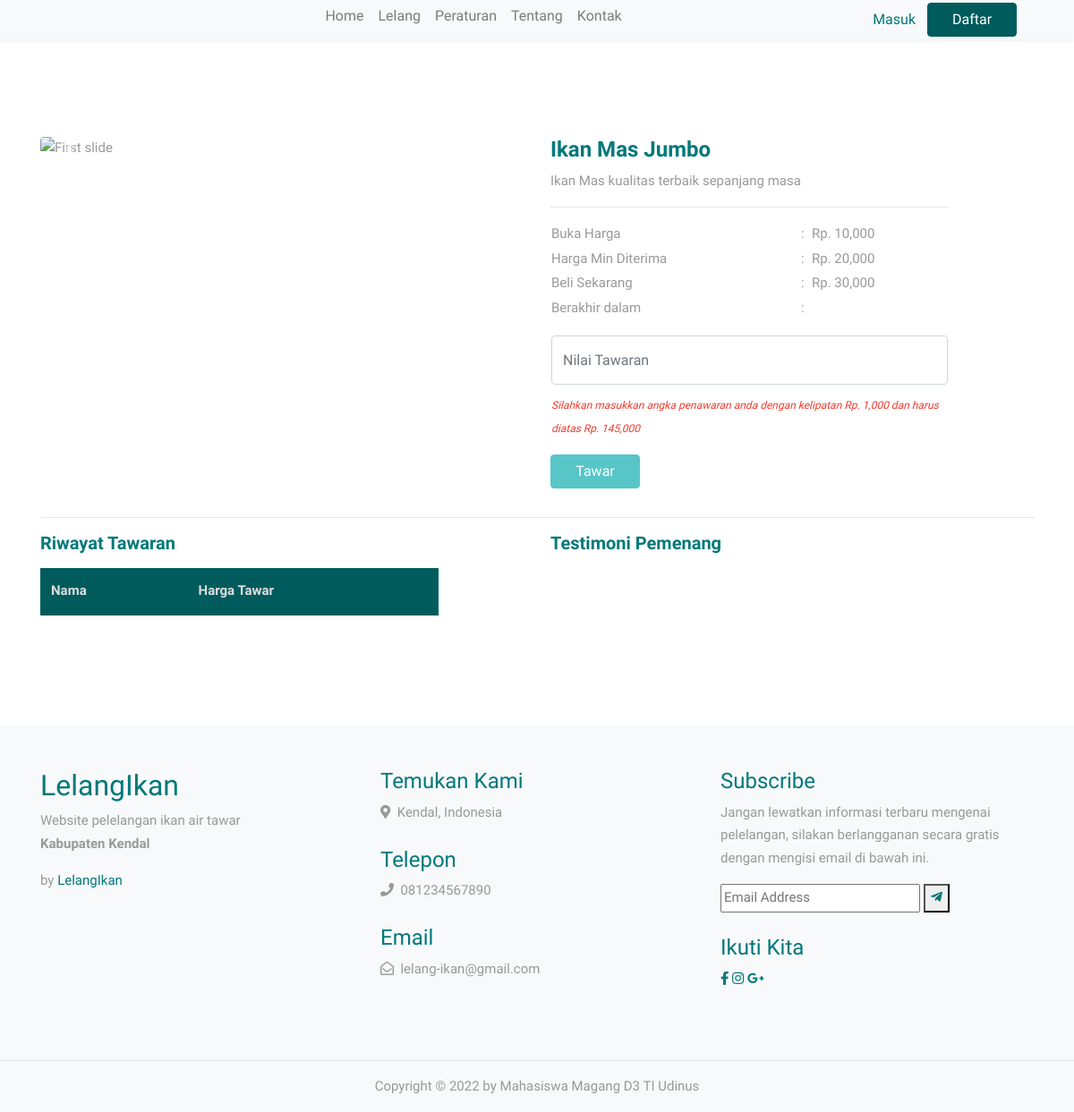
/barang/detail/LL-2022-00002, run on the app's committed database.
### tables this page shows
CREATE TABLE `lelang` (
  `lelang_id` char(20) NOT NULL,
  `pelelang_id` char(20) DEFAULT NULL,
  `produk` varchar(40) DEFAULT NULL,
  `deskripsi_produk` text DEFAULT NULL,
  `image1` varchar(255) DEFAULT NULL,
  `image2` varchar(255) DEFAULT NULL,
  `image3` varchar(255) DEFAULT NULL,
  `image4` varchar(255) DEFAULT NULL,
  `harga_awal` double DEFAULT NULL,
  `harga_minimal_diterima` double DEFAULT NULL,
  `incremental_value` double DEFAULT NULL,
  `tgl_mulai` datetime DEFAULT NULL,
  `tgl_selesai` datetime DEFAULT NULL,
  `harga_beli_sekarang` double DEFAULT NULL,
  `metode_bayar` int(11) DEFAULT NULL,
  `status` int(11) DEFAULT NULL,
  `panitia_id` char(20) DEFAULT NULL,
  `keterangan` varchar(255) DEFAULT NULL,
  `jumlah` int(11) DEFAULT NULL
);

### application/controllers/Barang.php (called while the page is built, shortened)
<?php
class Barang extends CI_Controller{
    function __construct()
    {
        $this->load->model('Home_model','home');
    }
    public function Detail($id)
    {
        $id = $this->uri->segment(3);
        $data['result'] = $this->db->get_where('lelang',array('lelang_id'=>$id))->row();
        $data['nama']=$this->session->userdata('');
        $data['result_tawar']=$this->home->getDataTawar($id);
        $query = "select max(harga_tawar) as harga_tawar from lelang_bid";
        $data['maxtawar']= $this->db->query($query)->row_array();
        if ($this->session->userdata('logged_in') == 'true') {
            $this->load->view('_partials/user/head', $data);
        } else {
            $this->load->view('_partials/head', $data);
        }
        $this->load->view('detail',$data);
    }
}

### index.php (called while the page is built, shortened)
<?php
require_once BASEPATH.'core/CodeIgniter.php';

### application/views/detail.php (the view, shortened to what this page needs)
<!DOCTYPE html>
<html lang="en">
<head>
</head>
    <br><br>
        <div class="site-section pt-0 mt-7"><br><br><br><br>
            <div class="container">
                <div class="row">
                    <div class="col-md-5 mr-auto">
                        <div id="carouselExampleIndicators" class="carousel slide mb-5" data-ride="carousel">
                            <ol class="carousel-indicators">
                                <li data-target="#carouselExampleIndicators" data-slide-to="0" class="active"></li>
                                <li data-target="#carouselExampleIndicators" data-slide-to="1"></li>
                                <li data-target="#carouselExampleIndicators" data-slide-to="2"></li>
                                <li data-target="#carouselExampleIndicators" data-slide-to="3"></li>
                            </ol>
                            <div class="carousel-inner">
                                <div class="carousel-item active">
                                </div>
                            </div>
                            <a class="carousel-control-prev text-green" href="#carouselExampleIndicators" role="button" data-slide="prev">
                                <span class="carousel-control-prev-icon" aria-hidden="true"></span>
                            </a>
                            <a class="carousel-control-next text-green" href="#carouselExampleIndicators" role="button" data-slide="next">
                                <span class="carousel-control-next-icon" aria-hidden="true"></span>
                            </a>
                        </div>
                    </div>
                    <div class="col-md-5 mr-auto">
                        <h4><strong class="text-green"><?=$result->produk; ?></strong></h4>
                        <span><?=$result->deskripsi_produk; ?></span>
                        <hr>
                        <table class="w-100 mb-3">
                            <tr>
                                <td>Buka Harga</td>
                                <td> : </td>
                                <td> Rp. <?=number_format($result->harga_awal) ?></td>
                            </tr>
                            <tr>
                                <td>Harga Min Diterima</td>
                                <td> : </td>
                                <td> Rp. <?=number_format($result->harga_minimal_diterima) ?></td>
                            </tr>
                            <tr>
                                <td>Beli Sekarang</td>
                                <td> : </td>
                                <td> Rp. <?=number_format($result->harga_beli_sekarang) ?></td>
                            </tr>
                            <tr>
                                <td>Berakhir dalam</td>
                                <td> : </td>
                                <td class="text-green" id="countdown">
                                </td>
                            </tr>
                        </table>
                        <table class="mb-3">
                            <tr>
                                <td>
                                    <input type="number" min="<?=$maxtawar['harga_tawar']?>" step="<?=$result->incremental_value?>" class="form-control mb-2 rounded" placeholder="Nilai Tawaran" required>
                                </td>
                            </tr>
                            <tr>
                                <td><i class="text-danger" style="font-size:12px;">Silahkan masukkan angka penawaran anda dengan kelipatan Rp. <?= number_format($result->incremental_value)?> dan harus diatas Rp. <?= number_format($maxtawar['harga_tawar']) ?></i></td>
                            </tr>
                        </table>
                        <?php
                        if ($this->session->userdata('logged_in')) {
                            echo anchor('#', 'Tawar', array('class' => 'button button-green text-white mb-3'));
                        }else{
                            echo anchor('login', 'Tawar', array('class' => 'button button-green text-white mb-3 disabled'));
                        }?>
                    </div>
                </div>
                <hr>
                <div class="row">
                    <div class="col-md-5 mr-auto">
                        <h5 class="text-green mb-3"><strong>Riwayat Tawaran</strong></h5>
                        <table class="table table-striped w-100 mb-5 w-100 rounded">
                            <thead class="text-green thead-green">
                                <tr class="text-green">
                                    <th>
                                        <span>Nama</span>
                                    </th>
                                    <th>
                                        <span>Harga Tawar</span>
                                    </th>
                                </tr>
                            </thead>
                        </table>
                    </div>
                    <div class="col-md-5 mr-auto">
                        <h5 class="text-green mb-3"><strong>Testimoni Pemenang</strong></h5>
                    </div>
                </div>
            </div>
        </div>
    <?php $this->load->view('_partials/footer') ?>
      </div>
    </body>
</html>

### application/views/_partials/head.php (shortened to what this page needs)
<!DOCTYPE html>
<html lang="en">
<head>
  <link rel="stylesheet" href="https://cdnjs.cloudflare.com/ajax/libs/font-awesome/5.15.1/css/all.min.css" />
  <link rel="stylesheet" href="<?php echo base_url('vendors/fonts/icomoon/style.css')?>">
  <link rel="stylesheet" href="<?php echo base_url('vendors/css/bootstrap.min.css') ?>">
  <link rel="stylesheet" href="<?php echo base_url('vendors/css/jquery-ui.css')?>">
  <link rel="stylesheet" href="<?php echo base_url('vendors/css/owl.carousel.css')?>">
  <link rel="stylesheet" href="<?php echo base_url('vendors/css/owl.theme.default.min.css')?>">
  <link rel="stylesheet" href="<?php echo base_url('vendors/css/owl.theme.default.min.css')?>">
  <link rel="stylesheet" href="<?php echo base_url('vendors/css/jquery.fancybox.min.css')?>">
  <link rel="stylesheet" href="<?php echo base_url('vendors/css/bootstrap-datapicker.css')?>">
  <link rel="stylesheet" href="<?php echo base_url('vendors/fonts/flaticon/font/flaticon.css')?>">
  <link rel="stylesheet" href="<?php echo base_url('vendors/css/aos.css')?>">
  <link href="<?php echo base_url('vendors/css/jquery.mb.YTPlayer.min.css')?>" media="all" rel="stylesheet" type="text/css">
  <link rel="stylesheet" href="<?php echo base_url('vendors/css/style_custom.css')?>">
  <link rel="stylesheet" href="<?php echo base_url('vendors/css/image_resize.css')?>">
  <body data-spy="scroll" data-target=".site-navbar-target" data-offset="300">
  <div class="site-wrap">
<body data-spy="scroll" data-target=".navbar-collapse" data-offset="50">
  <div class="site-wrap">
</head>
<body data-spy="scroll" data-target=".site-navbar-target" data-offset="300">
  <div class="site-wrap">
<body data-spy="scroll" data-target=".navbar-collapse" data-offset="50">
  <div class="site-wrap">
    <header class="site-navbar py-4 site-navbar-target" role="banner">
    <div class="container">
      <div class="d-flex align-items-center">
      <nav class="navbar fixed-top shadow-sm navbar-expand-lg bg-light navbar-light py-3 py-lg-0 px-lg-5">
        <div class="collapse navbar-collapse px-lg-3" id="navbarCollapse">
            <div class="navbar-nav m-auto py-0">
                <?php echo anchor('peserta', 'Home', array('class' => 'nav-item nav-link h6'))?>
                <?php echo anchor('barang', 'Lelang', array('class' => 'nav-item nav-link h6'))?>
                <?php echo anchor('peraturan', 'Peraturan', array('class' => 'nav-item nav-link h6'))?>
                <?php echo anchor('tentang', 'Tentang', array('class' => 'nav-item nav-link h6'))?>
                <?php echo anchor('kontak', 'Kontak', array('class' => 'nav-item nav-link h6'))?>
            </div>
            <div class="btn-group">
                <?php echo anchor('user/login_peserta', 'Masuk', array('class' => 'button text-green'))?>
                <?php echo anchor('user/register_peserta', 'Daftar', array('class' => 'button button-green text-white'))?>
            </div>
        </div>
      </nav>
      </header>

### application/views/_partials/footer.php
<footer class="footer-section bg-light">
        <div class="container">
            <div class="footer-content pt-5 pb-5 ">
                <div class="row">
                    <div class="col-xl-4 col-lg-4 mb-50">
                        <div class="footer-widget">
                            <div class="footer-logo">
                                <a href=""><h2 class="text-green">LelangIkan</h4></a>
                            </div>
                            <div class="footer-text">
                                <p>
                                    Website pelelangan ikan air tawar<br><strong><b>Kabupaten Kendal</b></strong>
                                </p>
                                <p>
                                    by <span  class="text-green">LelangIkan</span>
                                </p>
                            </div>
                        </div>
                    </div>
                    <div class="col-xl-4 col-lg-4 col-md-6 mb-30">
                        <div class="single-cta">
                            <div class="cta-text">
                                <h4 class="text-green">Temukan Kami</h4>
                                <i class="fas fa-map-marker-alt"></i>
                                <span>&nbsp;Kendal, Indonesia</span>
                            </div>
                        </div>
                        <br>
                         <div class="single-cta">
                            <div class="cta-text">
                                <h4 class="text-green">Telepon</h4>
                                <i class="fas fa-phone"></i>
                                <span>&nbsp;081234567890</span>
                            </div>
                        </div>
                        <br>
                        <div class="single-cta mb-4">
                            <div class="cta-text">
                                <h4 class="text-green">Email</h4>
                                <i class="far fa-envelope-open"></i>
                                <span>&nbsp;lelang-ikan@gmail.com</span>
                            </div>
                        </div>
                    </div>
                    <div class="col-xl-4 col-lg-4 col-md-6 mb-50">
                        <div class="footer-widget">
                            <div class="footer-widget-heading">
                                <h4 class="text-green">Subscribe</h3>
                            </div>
                            <div class="footer-text mb-25">
                                <p>Jangan lewatkan informasi terbaru mengenai pelelangan, silakan berlangganan secara gratis dengan mengisi email di bawah ini.</p>
                            </div>
                            <div class="subscribe-form">
                                <form action="#">
                                    <input type="text" placeholder="Email Address">
                                    <button><a href="" class="text-green"><i class="fab fa-telegram-plane"></i></a></button>
                                </form>
                            </div><br>
                        </div>
                        <div class="footer-social-icon">
                            <h4 class="text-green">Ikuti Kita</h3>
                                <span><a href="" class="text-green"><i class="fab fa-facebook-f facebook-bg"></i></a></span>
                                <span><a href="" class="text-green"><i class="fab fa-instagram instagram-bg"></i></a></span>
                                <span><a href="" class="text-green"><i class="fab fa-google-plus-g google-bg"></i></a></span>
                            </div>
                    </div>
                </div>
            </div>
        </div>
        <hr style="width:100%">
        <div class="copyright-area ">
            <div class="container">
                <div class="row m-auto">
                    <div class="col-xl-6 col-lg-6 text-center  m-auto">
                        <div class="copyright-text m-auto">
                            <p>Copyright &copy; 2022 by <span>Mahasiswa Magang D3 TI Udinus</span></p>
                        </div>
                    </div>
                </div>
            </div>
        </div>
    </footer>

### data on the page
lelang: produk "Ikan Mas Jumbo", deskripsi_produk "Ikan Mas kualitas terbaik sepanjang masa", harga_awal "10,000", harga_minimal_diterima "20,000", harga_beli_sekarang "30,000", incremental_value "1,000"

### other printed values
anchor('peserta', 'Home', array('class' => 'nav-item nav-link h6')) "Home"
anchor('barang', 'Lelang', array('class' => 'nav-item nav-link h6')) "Lelang"
anchor('tentang', 'Tentang', array('class' => 'nav-item nav-link h6')) "Tentang"
anchor('kontak', 'Kontak', array('class' => 'nav-item nav-link h6')) "Kontak"
$maxtawar['harga_tawar'] "145,000"
